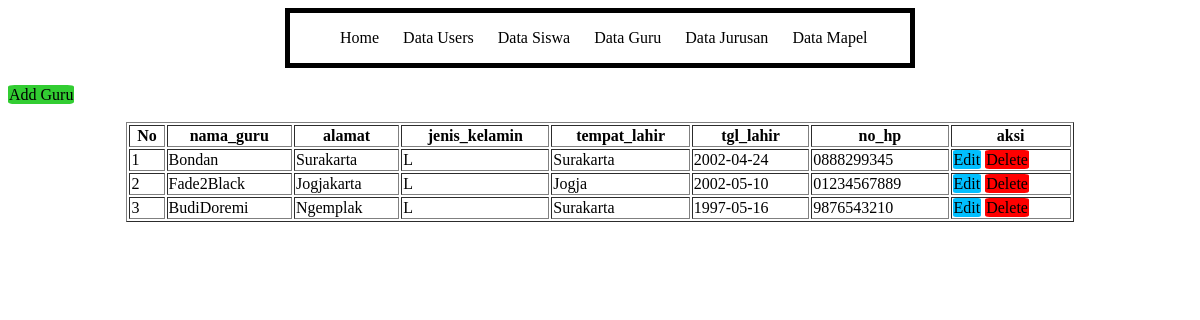
Screenshot of /guru.php with the database file from the repository.
### tables this page shows
CREATE TABLE IF NOT EXISTS `guru` (
  `id_guru` int(3) NOT NULL AUTO_INCREMENT,
  `nama_guru` varchar(35) NOT NULL,
  `alamat` varchar(50) NOT NULL,
  `jenis_kelamin` char(1) NOT NULL,
  `tempat_lahir` varchar(25) NOT NULL,
  `tgl_lahir` date NOT NULL,
  `no_hp` varchar(14) NOT NULL,
  PRIMARY KEY (`id_guru`)
);

### guru.php (the view, shortened to what this page needs)
<?php
include("koneksi.php");
$result = mysqli_query($conn, "SELECT * FROM guru");
?>
<html>
<head>
</head>
<body>
    <br>
    <a class="btn btn-success" href="add_guru.php" role="button">Add Guru</a>
    <br>
    <br>
    <table width="80%" border="1">
        <tr>
            <th>No</th>
            <th>nama_guru</th>
            <th>alamat</th>
            <th>jenis_kelamin</th>
            <th>tempat_lahir</th>
            <th>tgl_lahir</th>
            <th>no_hp</th>
            <th>aksi</th>
        </tr>
        <?php
        $no = 0;
        while ($data = mysqli_fetch_array($result)) {
            $no++
        ?>
            <tr>
                <td><?php echo $no ?></td>
                <td><?php echo $data['nama_guru'] ?></td>
                <td><?php echo $data['alamat'] ?></td>
                <td><?php echo $data['jenis_kelamin'] ?></td>
                <td><?php echo $data['tempat_lahir'] ?></td>
                <td><?php echo $data['tgl_lahir'] ?></td>
                <td><?php echo $data['no_hp'] ?></td>
                <td>
                    <a class="btn btn-warning" role="button" href="edit_guru.php?id=<?= $data['id_guru'] ?>">Edit</a>
                    <a class="btn btn-danger" role="button" href="hapus_siswa.php?id=<?= $data['id_guru'] ?>" ; onclick='return confirm("Apakah Yakin Ingin Menghapus?")'>Delete</a>
                </td>
            </tr>
        <?php
        }
        ?>
    </table>
</body>
</html>

### rows the page displays
guru: nama_guru "Bondan", alamat "Surakarta", jenis_kelamin "L", tempat_lahir "Surakarta", tgl_lahir "2002-04-24", no_hp "0888299345"
guru: nama_guru "Fade2Black", alamat "Jogjakarta", jenis_kelamin "L", tempat_lahir "Jogja", tgl_lahir "2002-05-10", no_hp "01234567889"
guru: nama_guru "BudiDoremi", alamat "Ngemplak", jenis_kelamin "L", tempat_lahir "Surakarta", tgl_lahir "1997-05-16", no_hp "9876543210"
